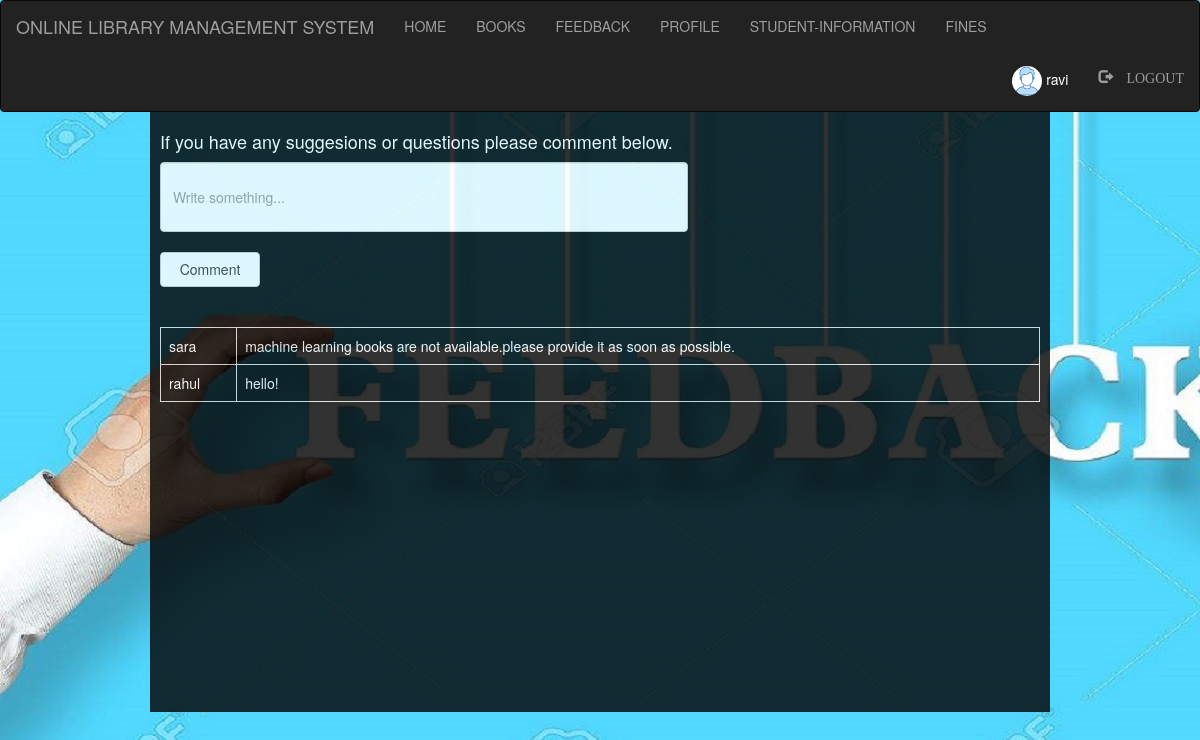
The page /admin/feedback.php (signed in) on the database its author committed.
### tables this page shows
CREATE TABLE `comments` (
  `id` int(50) NOT NULL,
  `username` varchar(100) NOT NULL,
  `comment` varchar(500) NOT NULL
);

### admin/feedback.php (the view, shortened to what this page needs)
<?php
  include "navbar.php";
  include "connection.php";
?>
<!DOCTYPE html>
<html>
<head>
    <link rel="stylesheet" href="https://maxcdn.bootstrapcdn.com/bootstrap/3.3.7/css/bootstrap.min.css">
</head>
<body>
	<div class="wrapper">
		<h4>If you have any suggesions or questions please comment below.</h4>
		<form style="" action="" method="post">
			<input class="form-control" type="text" name="comment" placeholder="Write something..."><br>
			<input class="btn btn-default" type="submit" name="submit" value="Comment" style="width: 100px; height: 35px;">
		</form>
<br><br>
	<div class="scroll">
		<?php
			if(isset($_POST['submit']))
			{
				$sql="INSERT INTO `comments` VALUES('', 'Admin', '$_POST[comment]');";
				if(mysqli_query($db,$sql))
				{
					$q="SELECT * FROM `comments` ORDER BY `comments`.`id` DESC";
					$res=mysqli_query($db,$q);
				echo "<table class='table table-bordered'>";
					while ($row=mysqli_fetch_assoc($res))
					{
						echo "<tr>";
							echo "<td>"; echo $row['username']; echo "</td>";
							echo "<td>"; echo $row['comment']; echo "</td>";
						echo "</tr>";
					}
				echo "</table>";
				}
			}
			else
			{
				$q="SELECT * FROM `comments` ORDER BY `comments`.`id` DESC";
					$res=mysqli_query($db,$q);
				echo "<table class='table table-bordered'>";
					while ($row=mysqli_fetch_assoc($res))
					{
						echo "<tr>";
							echo "<td>"; echo $row['username']; echo "</td>";
							echo "<td>"; echo $row['comment']; echo "</td>";
						echo "</tr>";
					}
				echo "</table>";
			}
		?>
	</div>
	</div>
</body>
</html>

### admin/style.css (style rules this page uses)
html, body, div, span, object, iframe, h1, h2, h3, h4, h5, h6, p, blockquote, pre, abbr, address, cite, code, del, dfn, em, img, ins, kbd, q, samp, small, strong, sub, sup, var, b, i, dl, dt, dd, ol, ul, li, fieldset, form, label, legend, table, caption, tbody, tfoot, thead, tr, th, td, article, aside, canvas, details, figcaption, figure, footer, header, hgroup, menu, nav, section, summary, time, mark, audio, video { margin:0; padding:0; border:0; outline:0; font-size:100%; vertical-align:baseline; background:transparent; }
body { line-height:1; }
table { border-collapse:collapse; border-spacing:0; }
input, select { vertical-align:middle; }
.wrapper { height: 660px; width: 1350px; }
input { height: 25px; width: 300px; }

### admin/feedback.php (style rules this page uses)
body { background-image: url("images/6.jpg"); background-repeat: no-repeat; }
.wrapper { padding: 10px; margin: -20px auto; width:900px; height: 600px; background-color: black; opacity: .8; color: white; }
.form-control { height: 70px; width: 60%; }
.scroll { width: 100%; height: 300px; overflow: auto; }

### rows shown on the page
comments: username "sara", comment "machine learning books are not available.please provide it as soon as possible."
comments: username "rahul", comment "hello!"

### other values the page prints
$_SESSION['login_user'] "ravi"
